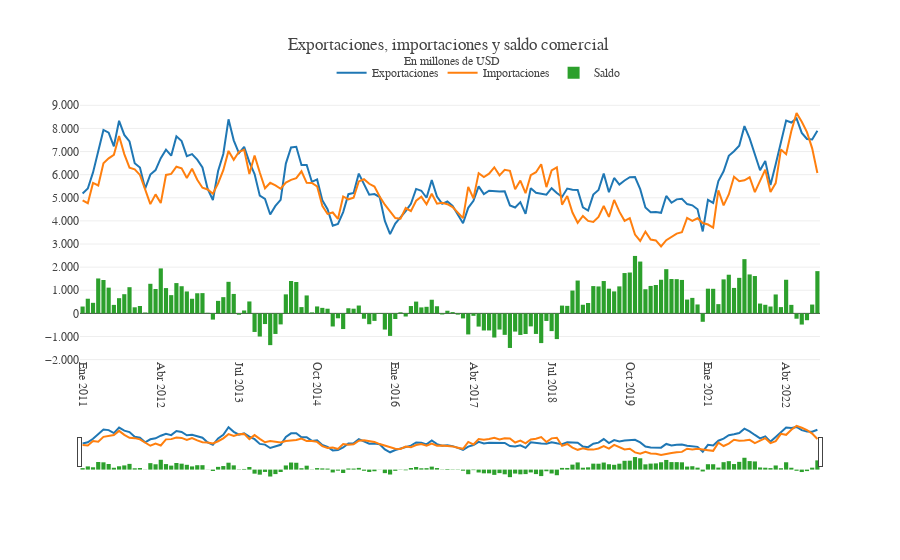

Write notebook code for a chart like this one.
### Code cell
new_date = [d.strftime('%b %Y').replace(".","").capitalize() for d in balanza.index]
x = new_date
plot_agregado = go.Figure()
plot_agregado.add_trace(
    go.Scatter(
        x = new_date,
        y = balanza.Exportaciones/1000000,
        name = "Exportaciones",
        hovertemplate="$%{y:,.0f}"
    ))
    
plot_agregado.add_trace(
    go.Scatter(
        x = new_date,
        y = balanza.Importaciones/1000000,
        name = "Importaciones",
        hovertemplate="$%{y:,.0f}"
    )    
)
plot_agregado.add_trace(
    go.Bar(
        x = new_date,
        y = balanza['Saldo comercial']/1000000,
        name = "Saldo",
        hovertemplate="$%{y:,.0f}"
    )    
)
plot_agregado.update_layout(template = "none",separators=",.", title_text = "Exportaciones, importaciones y saldo comercial <BR><sup> En millones de USD",font_family="georgia")
plot_agregado.update_yaxes(tickformat = ",",
    dtick=1000)
plot_agregado.update_xaxes(rangeslider=dict(
            visible=True,
        ),nticks=10
                 )
plot_agregado.update_layout(hovermode="x unified", 
                            # margin ={'b': 2},
                            legend=dict(
       yanchor="top", orientation = "h",
       y=1.16,
       xanchor="left",
       x=0.34))
plot_agregado.update_xaxes(tickangle=90)
# io.write_json(plot_agregado, file = "../data/plot_agregado.json")
plot_agregado

### Figure 1 — Plotly figure (JSON) as saved in the notebook; plotly's stock layout.template omitted (floating-point values rounded to 4 significant figures; data arrays with more than 128 entries replaced by an {"elided": "..."} marker saying what was removed)
{"data": [{"hovertemplate": "$%{y:,.0f}", "name": "Exportaciones", "type": "scatter", "x": {"elided": "142 str values"}, "y": {"elided": "142 float values"}}, {"hovertemplate": "$%{y:,.0f}", "name": "Importaciones", "type": "scatter", "x": {"elided": "142 str values"}, "y": {"elided": "142 float values"}}, {"hovertemplate": "$%{y:,.0f}", "name": "Saldo", "type": "bar", "x": {"elided": "142 str values"}, "y": {"elided": "142 float values"}}], "layout": {"font": {"family": "georgia"}, "hovermode": "x unified", "legend": {"orientation": "h", "x": 0.34, "xanchor": "left", "y": 1.16, "yanchor": "top"}, "separators": ",.", "title": {"text": "Exportaciones, importaciones y saldo comercial <BR><sup> En millones de USD"}, "xaxis": {"nticks": 10, "rangeslider": {"visible": true}, "tickangle": 90}, "yaxis": {"dtick": 1000, "tickformat": ","}}}
